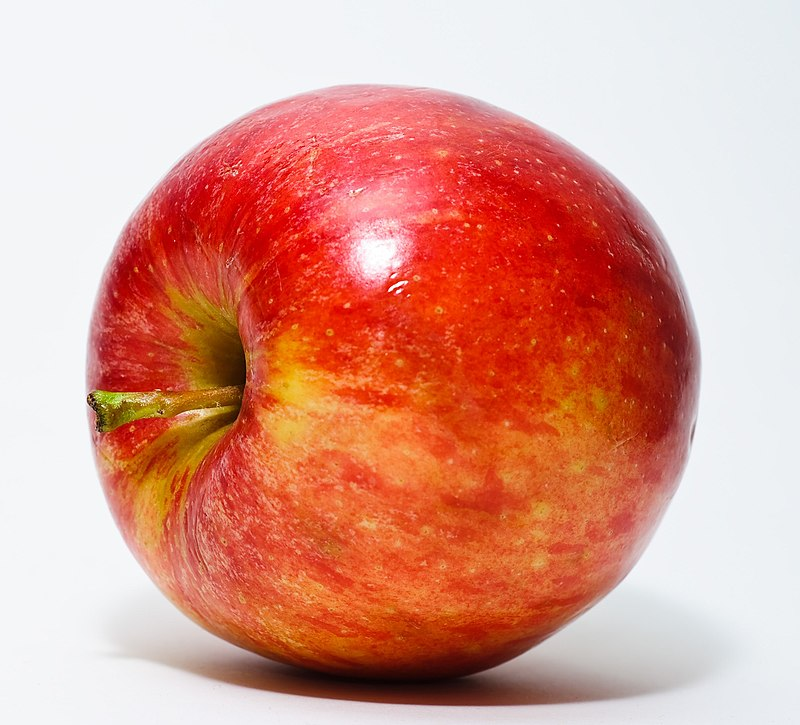
#> input picture data/elma.jpg, 800 x 725 px
$ python renk_kanallarini_birlestirme.py
#> lines starting #> are read from the running program, lines starting #| are printed output that depends on the picture
import cv2 as cv

img_bgr=cv.imread("data/elma.jpg")
#> img_bgr is the input picture: shape (725, 800, 3); mean B, G, R 140.9, 155.7, 219.6

cv.imshow("Red Apple",img_bgr)


b,g,r=cv.split(img_bgr)
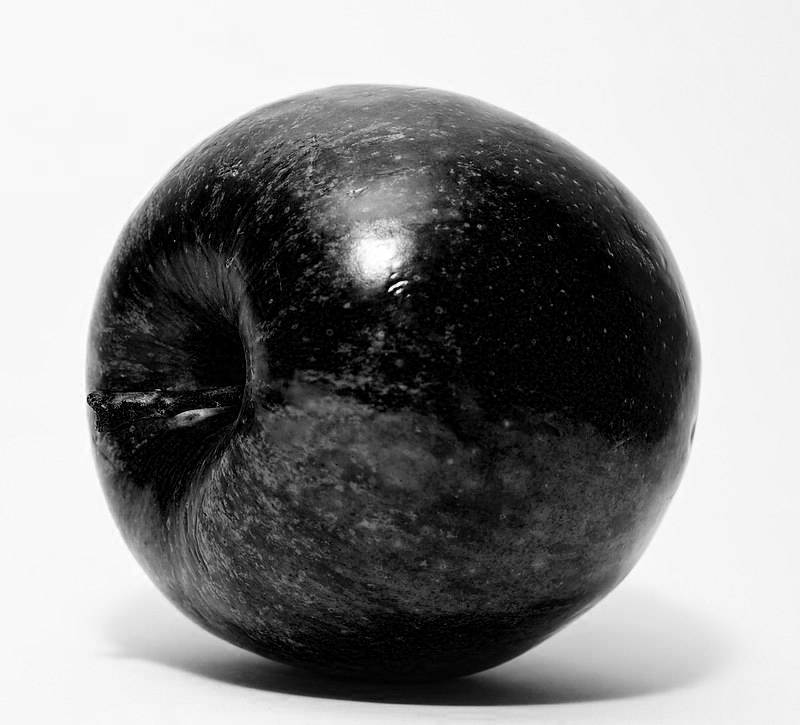
#> b: shape (725, 800); min 0, max 255, mean 140.9
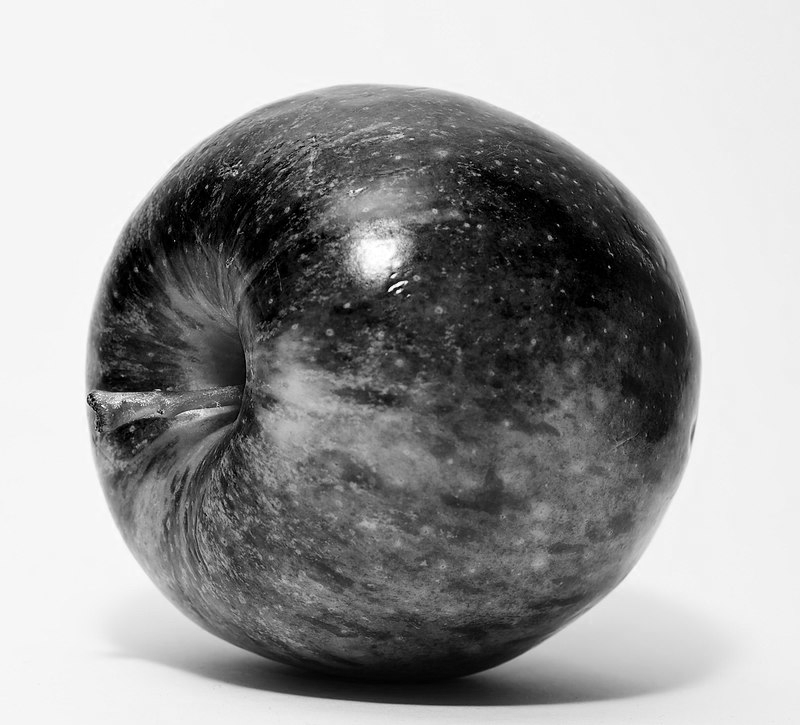
#> g: shape (725, 800); min 0, max 255, mean 155.7
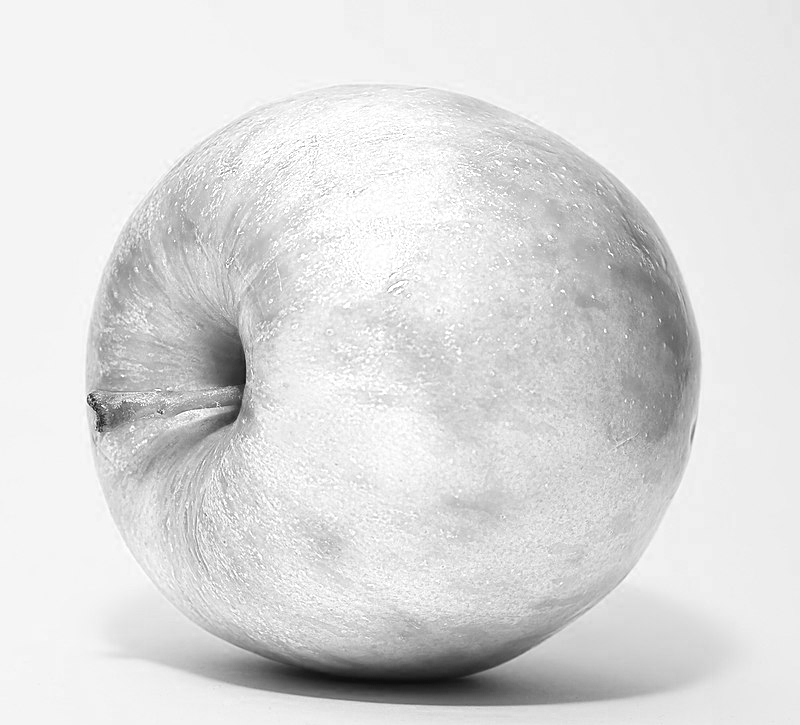
#> r: shape (725, 800); min 12, max 255, mean 219.6

#kırmızı ve yeşil kanalları birleştir
img_yesil=cv.merge((b,r,g))
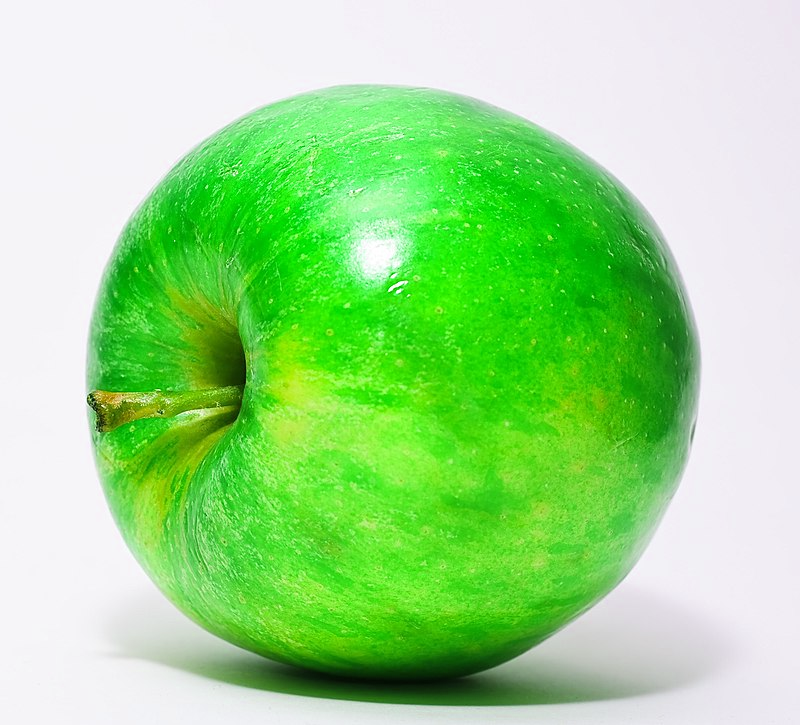
#> img_yesil: shape (725, 800, 3); mean of channels 0, 1, 2 140.9, 219.6, 155.7; drawn as B, G, R
cv.imshow("Green Apple",img_yesil)


img_yellow=cv.merge((b,r,r))
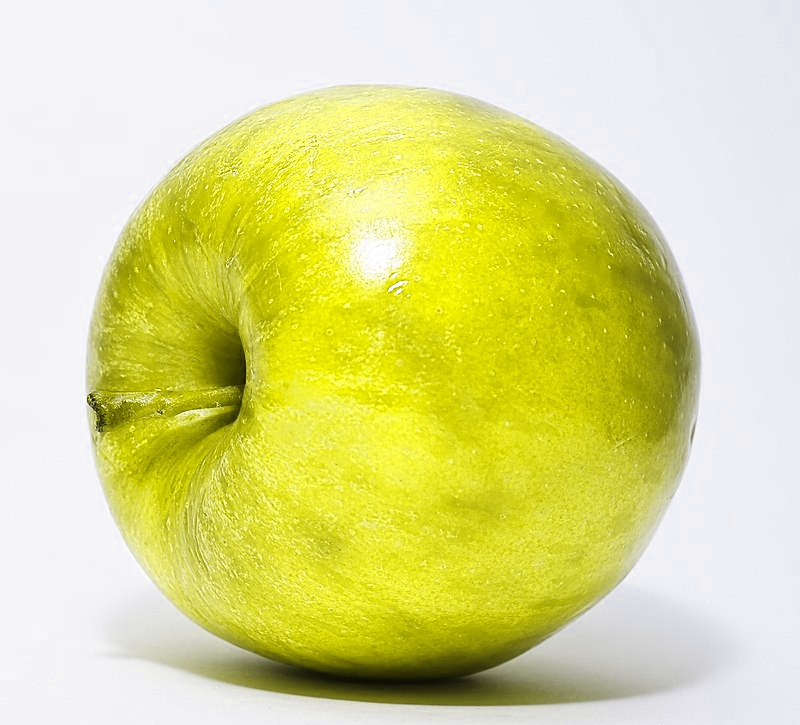
#> img_yellow: shape (725, 800, 3); mean of channels 0, 1, 2 140.9, 219.6, 219.6; drawn as B, G, R
cv.imshow("Yellow Apple",img_yellow)


cv.waitKey(0)
cv.destroyAllWindows()
